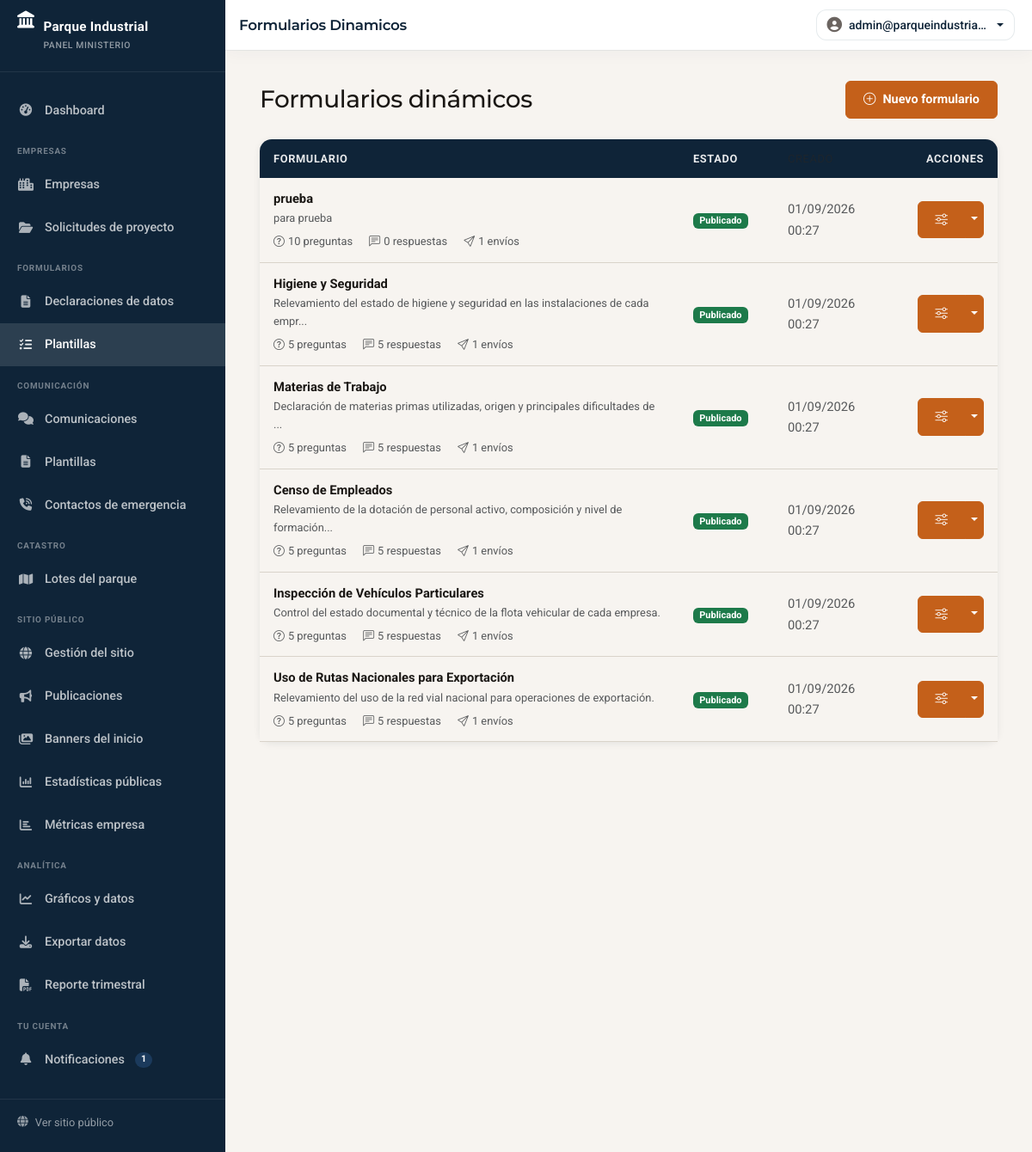
The app's page /ministerio/formularios-dinamicos.php (signed in) with its own data.
### tables this page shows
CREATE TABLE `formularios_dinamicos` (
  `id` int(11) NOT NULL AUTO_INCREMENT,
  `titulo` varchar(255) NOT NULL,
  `descripcion` text DEFAULT NULL,
  `estado` enum('borrador','publicado','archivado') NOT NULL DEFAULT 'borrador',
  `creado_por` int(11) DEFAULT NULL,
  `created_at` timestamp NOT NULL DEFAULT current_timestamp(),
  `updated_at` timestamp NOT NULL DEFAULT current_timestamp() ON UPDATE current_timestamp(),
  `survey_json` longtext DEFAULT NULL COMMENT 'Definicion completa del formulario en formato SurveyJS JSON',
  PRIMARY KEY (`id`),
  KEY `idx_fd_estado` (`estado`),
  KEY `idx_fd_creado_por` (`creado_por`)
);

### includes/funciones/web.php (called while the page is built, shortened)
<?php
function e($string) {
    return htmlspecialchars($string ?? '', ENT_QUOTES, 'UTF-8');
}

### includes/funciones/formato.php (called while the page is built, shortened)
<?php
function format_datetime($date, $format = 'd/m/Y H:i') {
    $dt = new DateTime($date);
    return $dt->format($format);
}
function truncate($text, $length = 100, $suffix = '...') {
    if (mb_strlen($text) <= $length) return $text;
    return mb_substr($text, 0, $length) . $suffix;
}

### public/ministerio/formularios-dinamicos.php (the view, shortened to what this page needs)
<?php
require_once __DIR__ . '/../../config/config.php';
$db = getDB();
try {
    $stmt = $db->query("
        SELECT
            f.*,
            (SELECT COUNT(*) FROM formulario_preguntas p WHERE p.formulario_id = f.id) AS total_preguntas,
            (SELECT COUNT(*) FROM formulario_respuestas r WHERE r.formulario_id = f.id AND r.estado = 'enviado') AS total_respuestas,
            (SELECT COUNT(*) FROM formulario_envios fe WHERE fe.formulario_id = f.id) AS total_envios
        FROM formularios_dinamicos f
        ORDER BY f.created_at DESC
    ");
} catch (Exception $e) {
    $stmt = $db->query("
        SELECT
            f.*,
            (SELECT COUNT(*) FROM formulario_preguntas p WHERE p.formulario_id = f.id) AS total_preguntas,
            (SELECT COUNT(*) FROM formulario_respuestas r WHERE r.formulario_id = f.id AND r.estado = 'enviado') AS total_respuestas
        FROM formularios_dinamicos f
        ORDER BY f.created_at DESC
    ");
}
$formularios = $stmt->fetchAll();
require_once BASEPATH . '/includes/ministerio_layout_header.php';
?>
        <div class="d-flex justify-content-between align-items-center mb-4">
            <h1 class="h3 mb-0">Formularios dinámicos</h1>
            <a href="formulario-nuevo.php" class="btn btn-primary"><i class="bi bi-plus-circle me-2"></i>Nuevo formulario</a>
        </div>
        <div class="table-container">
            <table class="table table-hover align-middle mb-0">
                <thead>
                    <tr>
                        <th>Formulario</th>
                        <th style="width:110px;">Estado</th>
                        <th style="width:130px;" class="text-muted small fw-normal">Creado</th>
                        <th style="width:130px;" class="text-end">Acciones</th>
                    </tr>
                </thead>
                <tbody>
                    <?php foreach ($formularios as $f):
                        $badge_class = ['borrador' => 'bg-secondary', 'publicado' => 'bg-success', 'archivado' => 'bg-dark'];
                    ?>
                    <tr>
                        <td>
                            <div class="fw-semibold"><?= e($f['titulo']) ?></div>
                            <?php if (!empty($f['descripcion'])): ?>
                                <div class="text-muted small"><?= e(truncate($f['descripcion'], 80)) ?></div>
                            <?php endif; ?>
                            <div class="mt-1">
                                <span class="text-muted small me-3">
                                    <i class="bi bi-question-circle me-1"></i><?= (int)$f['total_preguntas'] ?> preguntas
                                </span>
                                <span class="text-muted small me-3">
                                    <i class="bi bi-chat-left-text me-1"></i><?= (int)$f['total_respuestas'] ?> respuestas
                                </span>
                                <span class="text-muted small">
                                    <i class="bi bi-send me-1"></i><?= (int)$f['total_envios'] ?> envíos
                                </span>
                            </div>
                        </td>
                        <td>
                            <span class="badge <?= $badge_class[$f['estado']] ?? 'bg-secondary' ?>">
                                <?= ucfirst($f['estado']) ?>
                            </span>
                        </td>
                        <td class="text-muted small"><?= format_datetime($f['created_at']) ?></td>
                        <td class="text-end">
                            <div class="btn-group">
                                <a href="formulario-gestion.php?id=<?= $f['id'] ?>&tab=respuestas"
                                   class="btn btn-sm btn-primary" title="Gestionar">
                                    <i class="bi bi-sliders"></i>
                                </a>
                                <button type="button" class="btn btn-sm btn-primary dropdown-toggle dropdown-toggle-split"
                                        data-bs-toggle="dropdown" aria-expanded="false">
                                </button>
                            </div>
                        </td>
                    </tr>
                    <?php endforeach; ?>
                </tbody>
            </table>
        </div>
<?php require_once BASEPATH . '/includes/ministerio_layout_footer.php'; ?>

### public/css/styles.css (style rules this page uses)
:root { --primary: #1b3a5c; --primary-dark: #0f2438; --primary-mid: #1e4a73; --primary-light: #2c6496; --amber: #c4601a; --amber-light: #e8813a; --amber-bg: #fdf0e4; --secondary: #1d7a4a; --secondary-bg: #e4f3eb; --success: #1d7a4a; --success-bg: #e4f3eb; --warning: #b86010; --warning-bg: #fdf0e4; --danger: #c0392b; --danger-bg: #fdecea; --info: #1e6091; --info-bg: #e3eef8; --stone: #f7f4f0; --stone-mid: #ede9e3; --stone-deep: #d9d3ca; --ink: #1a1714; --muted: #6b6460; --white: #ffffff; --gray-100: #f7f4f0; --gray-200: #ede9e3; --gray-300: #d9d3ca; --gray-600: #6b6460; --gray-800: #2e2a27; --gray-900: #1a1714; --shadow: 0 2px 8px rgba(15, 36, 56, 0.08); --shadow-lg: 0 6px 24px rgba(15, 36, 56, 0.12); --shadow-amber: 0 4px 16px rgba(196, 96, 26, 0.22); --radius: 6px; --radius-md: 10px; --radius-lg: 14px; --radius-pill: 999px; }
:root { --bs-primary: #1b3a5c; --bs-primary-rgb: 27, 58, 92; --bs-secondary: #6b6460; --bs-secondary-rgb: 107, 100, 96; --bs-success: #1d7a4a; --bs-success-rgb: 29, 122, 74; --bs-warning: #b86010; --bs-warning-rgb: 184, 96, 16; --bs-danger: #c0392b; --bs-danger-rgb: 192, 57, 43; --bs-info: #1e6091; --bs-info-rgb: 30, 96, 145; --bs-body-bg: #f7f4f0; --bs-body-color: #1a1714; --bs-border-color: #d9d3ca; --bs-link-color: #1b3a5c; --bs-link-hover-color: #1e4a73; --bs-success-bg-subtle: #e4f3eb; --bs-warning-bg-subtle: #fdf0e4; --bs-danger-bg-subtle: #fdecea; --bs-info-bg-subtle: #e3eef8; }
* { box-sizing: border-box; }
html { scroll-behavior: smooth; }
body { font-family: 'Inter', 'Roboto', system-ui, sans-serif; font-size: 16px; line-height: 1.65; color: var(--ink); background: var(--stone); margin: 0; }
h1, h2, h3, h4, h5, h6 { font-family: 'Montserrat', system-ui, sans-serif; font-weight: 700; color: var(--ink); letter-spacing: -0.015em; }
a { color: var(--primary); text-decoration: none; transition: color 0.2s; }
.table-container { background: #fff; border-radius: var(--radius-lg); box-shadow: var(--shadow); overflow: visible; }
.table-container > .table thead tr:first-child th:first-child { border-top-left-radius: var(--radius-lg); }
.table-container > .table thead tr:first-child th:last-child { border-top-right-radius: var(--radius-lg); }
.table { margin: 0; }
.table thead th { background: var(--primary-dark); color: rgba(255,255,255,0.9); font-weight: 600; font-size: 0.8rem; letter-spacing: 0.05em; text-transform: uppercase; border: none; padding: 12px 16px; }
.table tbody td { padding: 12px 16px; vertical-align: middle; color: var(--ink); font-size: 0.92rem; }
.btn { border-radius: var(--radius); padding: 10px 20px; font-weight: 600; font-size: 0.9rem; transition: background 0.2s, transform 0.15s, box-shadow 0.2s; }
.btn-primary { background: var(--amber); border-color: var(--amber); color: #fff; }

### public/css/empresa-app.css (style rules this page uses)
:root { --ea-primary: #1b3a5c; --ea-primary-dark: #0f2438; --ea-primary-mid: #1e4a73; --ea-amber: #c4601a; --ea-surface: #f7f4f0; --ea-card-shadow: 0 4px 24px rgba(15, 36, 56, 0.07); --ea-card-shadow-hover: 0 8px 32px rgba(15, 36, 56, 0.12); --ea-sidebar-w: 232px; --ea-topbar-h: 58px; }
body.empresa-app-body, body.ministerio-app-body { margin: 0; min-height: 100vh; background: #f7f4f0; font-family: 'Roboto', system-ui, sans-serif; }
body.ministerio-app-body { --ea-sidebar-w: 262px; }

### records on screen
formularios_dinamicos: titulo "prueba", descripcion "para prueba", total_preguntas "10", total_respuestas "0", total_envios "1", estado "Publicado", created_at "01/09/2026 00:27"
formularios_dinamicos: titulo "Higiene y Seguridad", descripcion "Relevamiento del estado de higiene y seguridad en las instalaciones de cada empr...", total_preguntas "5", total_respuestas "5", total_envios "1", estado "Publicado", created_at "01/09/2026 00:27"
formularios_dinamicos: titulo "Materias de Trabajo", descripcion "Declaración de materias primas utilizadas, origen y principales dificultades de ...", total_preguntas "5", total_respuestas "5", total_envios "1", estado "Publicado", created_at "01/09/2026 00:27"
formularios_dinamicos: titulo "Censo de Empleados", descripcion "Relevamiento de la dotación de personal activo, composición y nivel de formación...", total_preguntas "5", total_respuestas "5", total_envios "1", estado "Publicado", created_at "01/09/2026 00:27"
formularios_dinamicos: titulo "Inspección de Vehículos Particulares", descripcion "Control del estado documental y técnico de la flota vehicular de cada empresa.", total_preguntas "5", total_respuestas "5", total_envios "1", estado "Publicado", created_at "01/09/2026 00:27"
formularios_dinamicos: titulo "Uso de Rutas Nacionales para Exportación", descripcion "Relevamiento del uso de la red vial nacional para operaciones de exportación.", total_preguntas "5", total_respuestas "5", total_envios "1", estado "Publicado", created_at "01/09/2026 00:27"

### other values on screen
$badge_notif "1"
$page_title "Formularios Dinamicos"
$topbar_name "admin@parqueindustria…"
